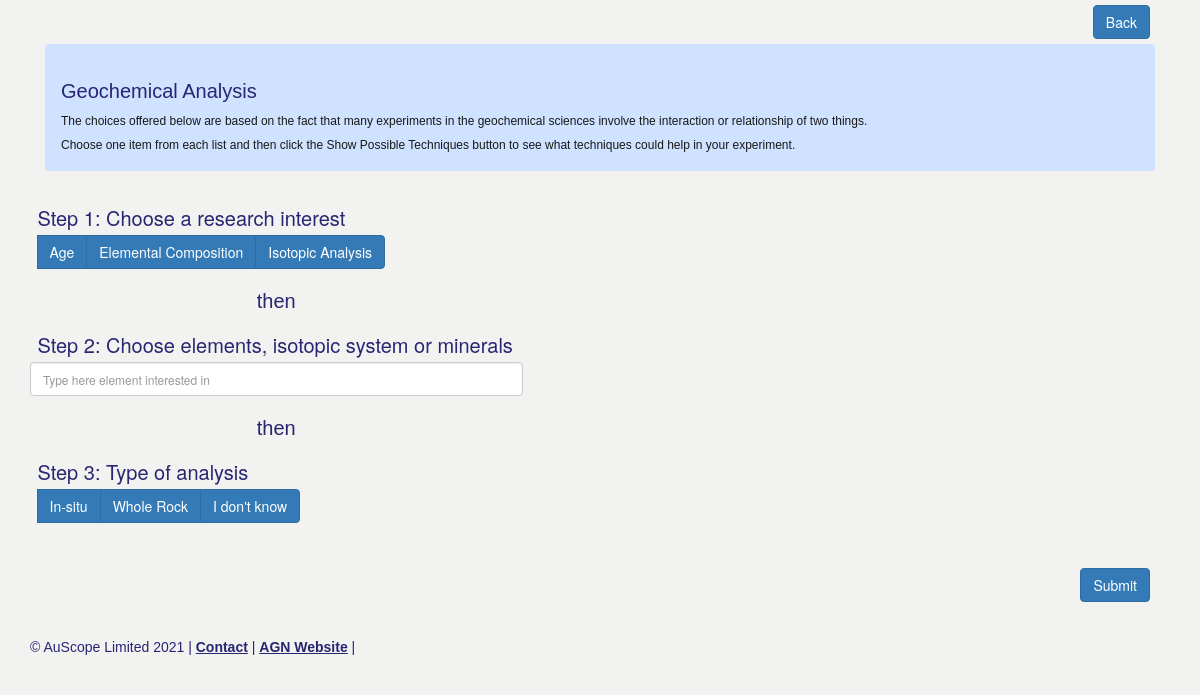
Page /index.php/portal/geochemOptionsSelection on the committed database.
### tables this page shows
CREATE TABLE `option_choice` (
  `id` bigint(20) NOT NULL AUTO_INCREMENT,
  `version` bigint(20) NOT NULL,
  `priority` int(11) NOT NULL,
  `name` varchar(255) NOT NULL,
  `type` varchar(255) NOT NULL,
  `science` varchar(255) NOT NULL,
  PRIMARY KEY (`id`),
  FULLTEXT KEY `fulltext_index` (`name`)
);

### application/controllers/Portal.php (called while the page is built, shortened)
<?php
class Portal extends CI_Controller {
    function __construct()
    {
        $this->load->model('Static_model');
    }
    public function geochemOptionsSelection(){
        $staticData = array();
        $staticData['tf.geochemChoices.quickGuide'] = $this->Static_model->getSaticDataByName('tf.geochemChoices.quickGuide')->text;
        $staticData['tf.geochemChoices.comparison.title'] = $this->Static_model->getSaticDataByName('tf.geochemChoices.comparison.title')->text;
        $staticData['tf.geochemChoices.left.title'] = $this->Static_model->getSaticDataByName('tf.geochemChoices.left.title')->text;
        $staticData['tf.geochemChoices.centre.title'] = $this->Static_model->getSaticDataByName('tf.geochemChoices.centre.title')->text;
        $staticData['tf.geochemChoices.right.title'] = $this->Static_model->getSaticDataByName('tf.geochemChoices.right.title')->text;
        $this->load->model('OptionChoice_model');
        $left_list = $this->OptionChoice_model->getAllOptionChoices('GEOCHEM', 'LEFT');
        $right_list = $this->OptionChoice_model->getAllOptionChoices('GEOCHEM', 'RIGHT');
        $this->load->view('Portal/geochem_options_selection', array(
            'staticData' => $staticData,
                'left_list'=>$left_list,
                'right_list'=>$right_list
        ));
    }
}

### index.php (called while the page is built, shortened)
<?php
require_once BASEPATH.'core/CodeIgniter.php';

### application/models/Static_model.php (called while the page is built, shortened)
<?php
class Static_model extends MY_Model
{
    function getSaticDataByName($name){
        $result = $this->db->where('name',$name)->get('static_content')->row();
        return $result;
    }
}

### application/models/OptionChoice_model.php (called while the page is built, shortened)
<?php
class OptionChoice_model extends MY_Model
{
    function getAllOptionChoices($science, $type){
        return $this->db
            ->where('science', $science)->where('type', $type)
            ->order_by('priority','ASC')->get('option_choice')->result();
    }
}

### application/views/Portal/geochem_options_selection.php (the view, shortened to what this page needs)
<?php $this->load->view('layout/portal_header.php');?>
<head>
</head>
<body>
        <div id="content" class="container">
	    <div class="d-flex justify-content-end">
                <div class="p-2">
		    <button type="submit" class="btn btn-primary" onclick="window.location.assign('<?php echo base_url();?>Portal')">Back</button>
                </div>
            </div>
            <div class="alert alert-primary">
<?php echo $staticData['tf.geochemChoices.quickGuide']; ?>
            </div>
            <div class="col-5">
                <div class="row">
                    <h3 class="tf-heading"><?php echo strip_tags($staticData['tf.geochemChoices.left.title']);?> </h3>
                    <div class="btn-group" role="group">
                        <?php
                          foreach($left_list as $r){
                                 echo '<label class="btn btn-primary" for="btnradio-'.$r->id.'">'.$r->name.'</label>';
                          }
                        ?>
		    </div>
                </div>
                <div class="row">
                    <img src="<?php echo base_url().'assets/images/space.gif'?>" width="20" height="5" />
                    <span style="text-align:center;"><h1 class="tf-heading"><?php echo strip_tags($staticData['tf.geochemChoices.comparison.title']);?> </h1></span>
                </div>
                <div class="row">
                    <h3 class="tf-heading"><?php echo strip_tags($staticData['tf.geochemChoices.centre.title']);?> </h3>
                    <input id="step2" class="form-control" style="font-size: 12px" type="text" placeholder="Type here element interested in"></input>
                </div>
                <div class="row">
                    <img src="<?php echo base_url().'assets/images/space.gif'?>" width="20" height="5" />
                    <span style="text-align:center;"><h1 class="tf-heading"><?php echo strip_tags($staticData['tf.geochemChoices.comparison.title']);?> </h1></span>
                </div>
                <div class="row">
                    <h3 class="tf-heading"><?php echo strip_tags($staticData['tf.geochemChoices.right.title']);?> </h3>
                    <div class="btn-group" role="group">
                        <?php
                        foreach($right_list as $r){
                            echo '<label class="btn btn-primary" for="btnradio-'.$r->id.'">'.$r->name.'</label>';
                        }
                        ?>
		    </div>
                </div>
            </div>
            <br>
            <br>
            <div class="d-flex justify-content-end">
                <div class="p-2">
                    <form action="<?php echo base_url().'Portal/getTechniqueByOptionCombination';?>" method="get" name="choiceForm" id="choiceForm">
                        <button type="submit" class="btn btn-primary" onclick="onSubmit()">Submit</button>
                    </form>
                </div>
            </div>
            <br>
      </div>
    <div id="footer" class="container">
        <?php include 'footer.php';?>
    </div>
    <div id="infobox"> </div>
        <?php $this->load->view('layout/portal_footer.php')?>
</body>

### application/views/layout/portal_header.php (shortened to what this page needs)
<!DOCTYPE html>
<html>
<head>
    <link href="https://cdn.jsdelivr.net/npm/bootstrap@5.0.0-beta3/dist/css/bootstrap.min.css" rel="stylesheet">
    <link href="<?php echo base_url();?>/assets/css/bootstrap.css" rel="stylesheet">
    <link href="<?php echo base_url();?>/assets/css/technique-finder.css" rel="stylesheet">
    <link rel="stylesheet" href="https://cdnjs.cloudflare.com/ajax/libs/jqueryui/1.12.1/jquery-ui.min.css">
</head>
<body>
</body>
</html>

### application/views/Portal/footer.php
<p id="attribution" class="tf-attribution">© AuScope Limited 2021 |
    <a href="mailto:auscopegeochemistry@gmail.com" class="style1">Contact</a> |
    <a href="https://www.auscope.org.au/agn" class="style1" target="_blank">AGN Website</a> |
</p>

### application/views/layout/portal_footer.php (shortened to what this page needs)
<!DOCTYPE html>
<html>
<head>
    <link rel="stylesheet" type="text/css" href="https://cdn.datatables.net/v/dt/dt-1.10.16/datatables.min.css"/>
</head>
<body>
</body>
</html>

### assets/css/technique-finder.css (style rules this page uses)
body { background-color: rgb(242,242,241); }
.tf-hyperlink, a:link, a:visited { color: #282572; font-weight: bold; text-decoration: none; font-size: 14px; }
.tf-attribution { color: #282572; float: left; font-family: arial, verdana, sans-serif; }
.tf-heading { color: #282572; font-weight: normal; font-size: 20px; margin: .8em 0 .3em 0; }
#infobox { position: absolute; top: 100px; left: 705px; width: 205px; height: 550px; }
#footer { top: 10px; left: 0px; margin-top: 10px; padding: 0 25px 0 0; }
#content p { font-family: arial, verdana, sans-serif; font-size: 12px; line-height:19px; color: #181818; }
#content h1 { font-size: 20px; color: #282572; font-family: arial, verdana, sans-serif; }
#footer a { text-decoration: underline; color: #282572; }

### rows in the picture
option_choice: name "Age"
option_choice: name "Elemental Composition"
option_choice: name "Isotopic Analysis"
option_choice: name "In-situ"
option_choice: name "Whole Rock"
option_choice: name "I don't know"

### other values in the picture
strip_tags($staticData['tf.geochemChoices.left.title']) "Step 1: Choose a research interest"
strip_tags($staticData['tf.geochemChoices.comparison.title']) "then"
strip_tags($staticData['tf.geochemChoices.centre.title']) "Step 2: Choose elements, isotopic system or minerals"
strip_tags($staticData['tf.geochemChoices.right.title']) "Step 3: Type of analysis"
